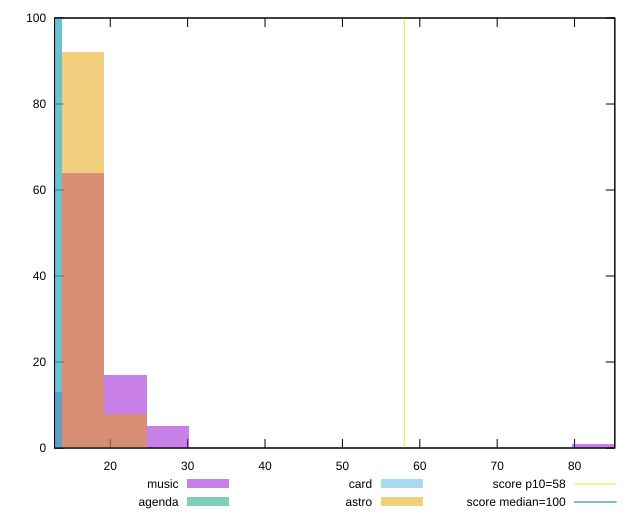

Here is the gnuplot script that generated this plot:
reset

$music <<EOF
82.46457870789843 1
21.990554322106245 17
16.492915741579683 64
10.995277161053123 13
27.488192902632807 5
EOF

$agenda <<EOF
10.995277161053123 100
EOF

$card <<EOF
10.995277161053123 100
EOF

$astro <<EOF
21.990554322106245 8
16.492915741579683 92
EOF

set key outside below
set boxwidth 5.497638580526561
set xrange [12.8:85.2]
set yrange [0:100]
set trange [0:100]
set style fill transparent solid 0.5 noborder

set parametric
set terminal svg size 640, 520 enhanced background rgb 'white'
set output "reports/report_00032_2021-02-25T10-28-15.087Z/estimated-input-latency/comparison/histogram/all_raw.svg"

plot $music title "music" with boxes, \
     $agenda title "agenda" with boxes, \
     $card title "card" with boxes, \
     $astro title "astro" with boxes, \
     58,t title "score p10=58", \
     100,t title "score median=100"

reset
